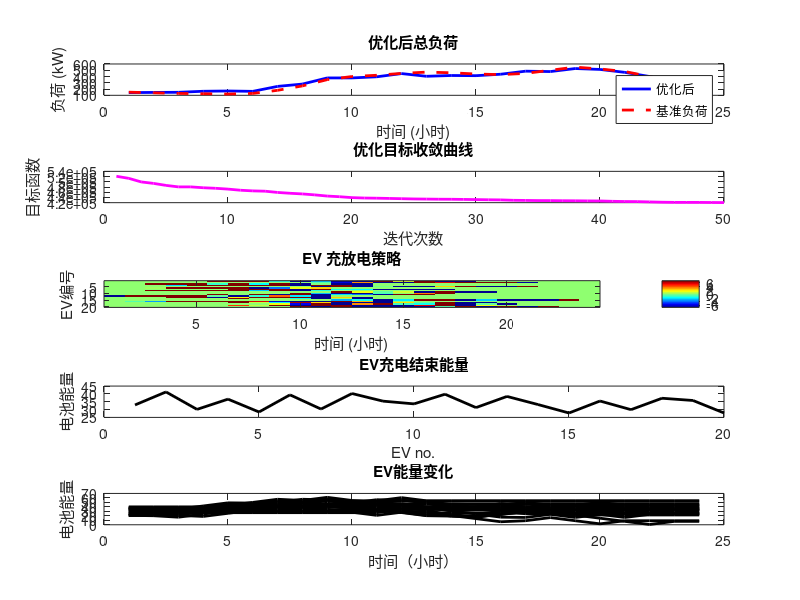

Source code (MATLAB):
clc; clear; close all;
rng(0);
%% 参数设定
numEV = 20; T = 24; Pmax = 7; Pmin = -7;
baseLoad = [150, 140, 130, 125, 120, 130, 180, 250, 350, 400, ...
            420, 450, 470, 460, 440, 430, 450, 500, 550, 520, ...
            480, 400, 300, 200]; % 基准负荷波动
lambda = 0.1 + 0.002 * baseLoad;
iterations = 50; pop_size = 30; % 粒子群大小

SOC_max = 50 * ones(numEV, 1); SOC_min = 10 * ones(numEV, 1);
SOC_init = randi([15, 40], numEV, 1);
SOC_target = randi([30, 45], numEV, 1);
EV_arrival = randi([1 12], numEV, 1);
EV_departure = EV_arrival + randi([6 12], numEV, 1);

EV_status = zeros(numEV, T); % 初始化矩阵

for i = 1:numEV
    EV_status(i, EV_arrival(i):min(EV_departure(i), T)) = 1;
end

w1 = 1; w2 = 0.5; w3 = 5; % 目标权重

%% 粒子群优化参数
w = 0.7; c1 = 1.5; c2 = 1.5;
v_max = (Pmax - Pmin) / 2;

EV_status_expanded = repmat(EV_status, [1, 1, pop_size]);
EV_status_expanded = permute(EV_status_expanded, [3, 1, 2]); % 变换维度，使其变为 pop_size × 20 × 24

% 初始化粒子群
pop = zeros(pop_size, numEV, T);  % 充放电功率矩阵
velocity = zeros(pop_size, numEV, T);  % 速度矩阵
fitness_values = inf(pop_size, 1); % 记录适应度值

% 逐个 EV 进行初始化，确保 SOC 约束
for ev = 1:numEV
    for p = 1:pop_size
        % 可充放电时间段
        active_slots = find(EV_status(ev, :) == 1);
        num_slots = length(active_slots);
        
        % 计算需要充的电量
        energy_needed = SOC_target(ev) - SOC_init(ev);
        
        % 计算每个时间步的功率，确保 SOC 不超限
        if energy_needed > 0
            P_avg = energy_needed / num_slots; 
            P_values = P_avg + 0.2 * (rand(1, num_slots) - 0.5) * P_avg; % 限制扰动
        else
            P_values = zeros(1, num_slots); % 目标已满足，无需充电
        end

        % 限制在充放电范围 [Pmin, Pmax]
        P_values = max(min(P_values, Pmax), Pmin);

        % 计算最终 SOC，确保不超限
        estimated_SOC = SOC_init(ev) + sum(P_values);
        if estimated_SOC > SOC_max(ev)
            P_values = P_values * (SOC_max(ev) - SOC_init(ev)) / (estimated_SOC - SOC_init(ev));
        elseif estimated_SOC < SOC_min(ev)
            P_values = P_values * (SOC_min(ev) - SOC_init(ev)) / (estimated_SOC - SOC_init(ev));
        end

        % 赋值到种群
        pop(p, ev, active_slots) = P_values;
        
        % 速度初始化（随机扰动）
        velocity(p, ev, active_slots) = (rand(1, num_slots) * (2 * v_max) - v_max);
    end
end

% 计算初始适应度值
for p = 1:pop_size
    P_ev = squeeze(pop(p, :, :)); 
    totalLoad = sum(P_ev, 1) + baseLoad;

    % 目标函数计算
    J1 = sum((totalLoad - mean(baseLoad)).^2);
    J2 = sum(sum(lambda .* P_ev));
    SOC_final = SOC_init + sum(P_ev, 2);
    J3 = sum((SOC_target - SOC_final).^2);

    fitness_values(p) = w1 * J1 + w2 * J2 + w3 * J3;
end

% 设定最优个体
[~, best_idx] = min(fitness_values);
g_best = pop(best_idx, :, :);
p_best = pop;
p_best_val = fitness_values;
g_best_val = fitness_values(best_idx);
J_values = zeros(iterations, 1);

%% 迭代优化
for iter = 1:iterations
    fitness = zeros(pop_size, 1);
    
    for i = 1:pop_size
        P_ev = squeeze(pop(i, :, :));
        totalLoad = sum(P_ev, 1) + baseLoad;

        % 目标函数计算
        J1 = sum((totalLoad - mean(baseLoad)).^2);
        J2 = sum(sum(lambda .* P_ev));
        SOC_final = SOC_init + sum(P_ev, 2);
        penalty = sum(max(0, SOC_target - SOC_final));
        J3 = sum((SOC_target - SOC_final).^2);%这样会导致有的EV充电能量不满足要求

        fitness(i) = w1 * J1 + w2 * J2 + w3 * J3 + 10 * penalty;

        % 更新个体最优值
        if fitness(i) < p_best_val(i)   %  与该种群的历史最优适应度值比较
            p_best(i, :, :) = pop(i, :, :);     %  该种群的位置更新
            p_best_val(i) = fitness(i);    % 该种群的最优适应度值更新
        end
    end
    
    % 更新全局最优值
    [min_val, min_idx] = min(fitness);
    if min_val < g_best_val
        g_best = pop(min_idx, :, :);
        g_best_val = min_val;
    end
    
    
    % 更新粒子速度和位置
    for i = 1:pop_size
        velocity(i, :, :) = w * velocity(i, :, :) ...
                        + c1 * rand() * (p_best(i, :, :) - pop(i, :, :)) ...
                        + c2 * rand() * (g_best - pop(i, :, :));
        
        % 限制速度范围
        velocity(i, :, :) = max(min(velocity(i, :, :), v_max), -v_max);
        
        % 更新位置
        pop(i, :, :) = pop(i, :, :) + velocity(i, :, :);
        
        % 限制充电功率范围
        pop(i, :, :) = max(min(pop(i, :, :), Pmax), Pmin);

        % 计算新的SOC
        P_ev = squeeze(pop(i, :, :));
        SOC_new = SOC_init + cumsum(P_ev, 2);%得到所有EV各时刻的电池能量信息

        % **修正超出SOC范围的P_ev**
        for ev = 1:numEV
            for t = 1:T
                % 计算当前时刻的SOC
                if t == 1
                    SOC_current = SOC_init(ev) + P_ev(ev, t);
                else
                    SOC_current = SOC_new(ev, t-1) + P_ev(ev, t);
                end
        
                % 计算该时刻的可充放电范围
                P_max_allowed = SOC_max(ev) - SOC_current;
                P_min_allowed = SOC_min(ev) - SOC_current;

                % 约束P_ev在合法范围内
                P_ev(ev, t) = max(min(P_ev(ev, t), P_max_allowed), P_min_allowed);
        
                % 更新SOC
                if t == 1
                    SOC_new(ev, t) = SOC_init(ev) + P_ev(ev, t);
                else
                    SOC_new(ev, t) = SOC_new(ev, t-1) + P_ev(ev, t);
                end
            end
        end

    
        % **确保EV离开时SOC至少满足SOC_target**
        for ev = 1:numEV
            if SOC_new(ev, EV_departure(ev)) < SOC_target(ev)
                % 计算缺少的SOC
                deficit = SOC_target(ev) - SOC_new(ev, EV_departure(ev));
                % 找到EV停车期间的时间步
                active_times = find(EV_status(ev, :) == 1);  %   indices
                num_active = length(active_times);
                if num_active > 0
                    % 在停车时段均匀增加充电量，同时确保不会超过SOC_max
                    for t = active_times
                        if deficit <= 0
                            break; % 充足后退出
                        end
                        % 计算该时刻还能充多少
                        max_charge = SOC_max(ev) - SOC_new(ev, t);
                        charge_addition = min(deficit / num_active, max_charge);
                        P_ev(ev, t) = P_ev(ev, t) + charge_addition;
                        % 重新计算SOC
                        SOC_new(ev, t:end) = SOC_new(ev, t:end) + charge_addition;
                        % 更新剩余的充电需求
                        deficit = deficit - charge_addition;
                    end
                end
            end
        end
    end
        % **更新pop**
        pop(i, :, :) = P_ev;
    
    
    
    % 记录目标函数
    J_values(iter) = g_best_val;
end
%% SOC

g_best=squeeze(g_best);
SOC_new=SOC_init + cumsum(g_best, 2);
% SOC_matrix=zeros(numEV, T+1);
% SOC_matrix(:,1)=SOC_init;
% for ii=2:T+1
%     for jj=1:numEV
%         SOC_matrix(jj,ii)=SOC_matrix(jj,ii-1)+g_best(jj,ii-1);
%     end
% end

%% 绘图
figure;
subplot(5,1,1);
plot(1:T, sum(squeeze(g_best), 1) + baseLoad, 'b', 'LineWidth', 2); hold on;
plot(1:T, baseLoad, 'r--', 'LineWidth', 2);
xlabel('时间 (小时)'); ylabel('负荷 (kW)');
title('优化后总负荷'); legend('优化后', '基准负荷');

subplot(5,1,2);
plot(1:iterations, J_values, 'm', 'LineWidth', 2);
xlabel('迭代次数'); ylabel('目标函数');
title('优化目标收敛曲线');

subplot(5,1,3);
imagesc(squeeze(g_best)); colormap(jet); colorbar;
xlabel('时间 (小时)'); ylabel('EV编号');
title('EV 充放电策略');

subplot(5,1,4);
plot(1:numEV, SOC_final, 'k', 'LineWidth', 2);
xlabel('EV no.'); ylabel('电池能量');
title('EV充电结束能量');

subplot(5,1,5);
plot(1:T, SOC_new', 'k', 'LineWidth', 2);
xlabel('时间（小时）'); ylabel('电池能量');
title('EV能量变化');
